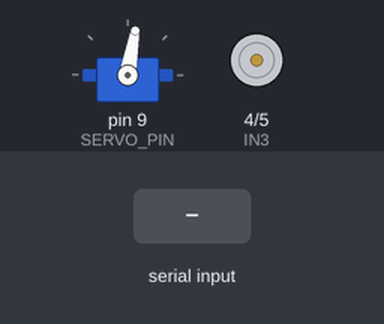
This sketch was run on a simulated Arduino Uno, built with avr-gcc and run on an emulated ATmega328P. Shown: servo, motor-driver pin pairs drawn as motors (green arrow = first pin HIGH = forward, orange = second pin HIGH = backward, longer = more drive). Inputs (shaded band) come from the test bench. What the sketch prints to the serial monitor is not drawn.

Above: at 1.2 s.
1.3 s: "F\n" received over the second serial link
At 1.7 s:
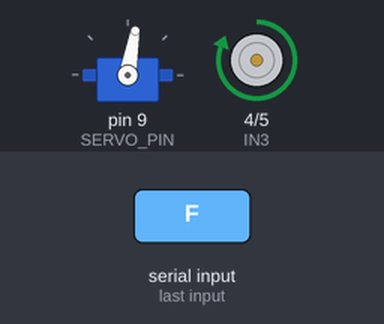
2.8 s: "R\n" received over the second serial link
At 4.0 s:
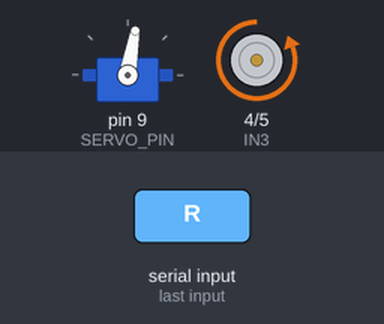
4.3 s: "E\n" received over the second serial link
At 5.2 s:
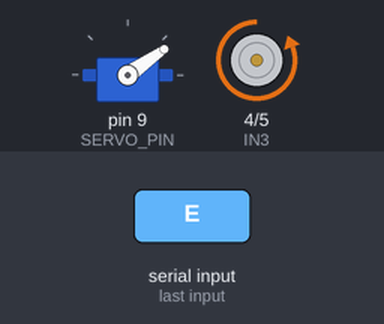
5.8 s: "P\n" received over the second serial link
At 6.4 s:
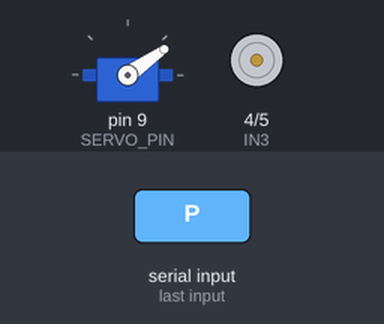
7.3 s: "D\n" received over the second serial link
At 8.5 s:
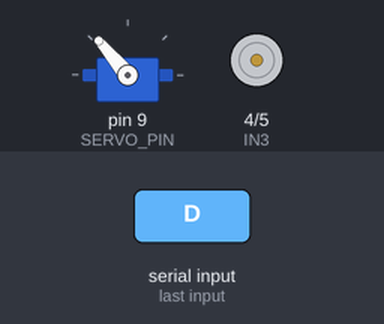
8.8 s: "F\n" received over the second serial link
At 9.9 s:
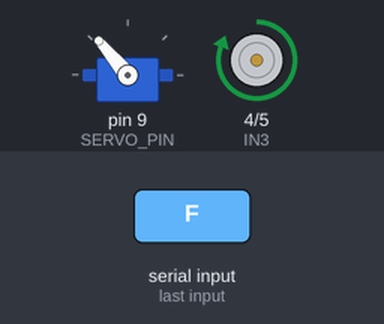
Timing chart, 0 to 11.3 s (numbered marks = the images above; inputs shaded):
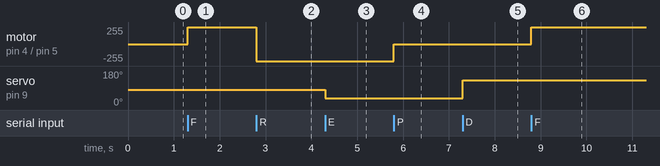

Measured:
- after the input at 1.3 s, motor on pin 4 (IN3) / pin 5 (IN4): stopped → forward 255/255 at once
- after the input at 2.8 s, motor on pin 4 (IN3) / pin 5 (IN4): forward 255/255 → backward 255/255 at once
- after the input at 4.3 s, servo on pin 9 (SERVO_PIN): 80° → 35° at once
- after the input at 5.8 s, motor on pin 4 (IN3) / pin 5 (IN4): backward 255/255 → stopped at once
- after the input at 7.3 s, servo on pin 9 (SERVO_PIN): 35° → 130° at once
- after the input at 8.8 s, motor on pin 4 (IN3) / pin 5 (IN4): stopped → forward 255/255 at once

The sketch:

arduino_CARRINHO.ino
```cpp
#include <Servo.h>
#include <SoftwareSerial.h>

// Pinos da ponte H
#define IN3 4
#define IN4 5

// Servo e comunicação
#define SERVO_PIN 9
#define RX_ESP 0
#define TX_ESP 1
Servo direcao;
SoftwareSerial espSerial(RX_ESP, TX_ESP);

void setup() {
  Serial.begin(9600);          // Monitor Serial
  espSerial.begin(9600);       // Comunicação com ESP

  pinMode(IN3, OUTPUT);
  pinMode(IN4, OUTPUT);
  direcao.attach(SERVO_PIN);
  direcao.write(80); // Centraliza servo

  Serial.println("🚗 Arduino pronto");
}

void loop() {
  if (espSerial.available()) {
    String comando = espSerial.readStringUntil('\n');
    comando.trim();
    comando.replace("\r", "");

    Serial.println("Comando recebido: " + comando);

    // Separar partes: direção + tração
    String parte1, parte2;
    int pos = comando.indexOf(',');
    if (pos != -1) {
      parte1 = comando.substring(0, pos);
      parte2 = comando.substring(pos + 1);
    } else {
      parte1 = comando;
      parte2 = "";
    }

    // Executa movimento
    executarComando(parte1);
    if (parte2 != "") executarComando(parte2);
  }
}

void executarComando(String cmd) {
  if (cmd == "F") {
    digitalWrite(IN3, HIGH);
    digitalWrite(IN4, LOW);
  }
  else if (cmd == "R") {
    digitalWrite(IN3, LOW);
    digitalWrite(IN4, HIGH);
  }
  else if (cmd == "P") {
    digitalWrite(IN3, LOW);
    digitalWrite(IN4, LOW);
  }
  else if (cmd == "E") direcao.write(35);
  else if (cmd == "D") direcao.write(130);
  else if (cmd == "C") direcao.write(80);
  else Serial.println(cmd);
}
```
